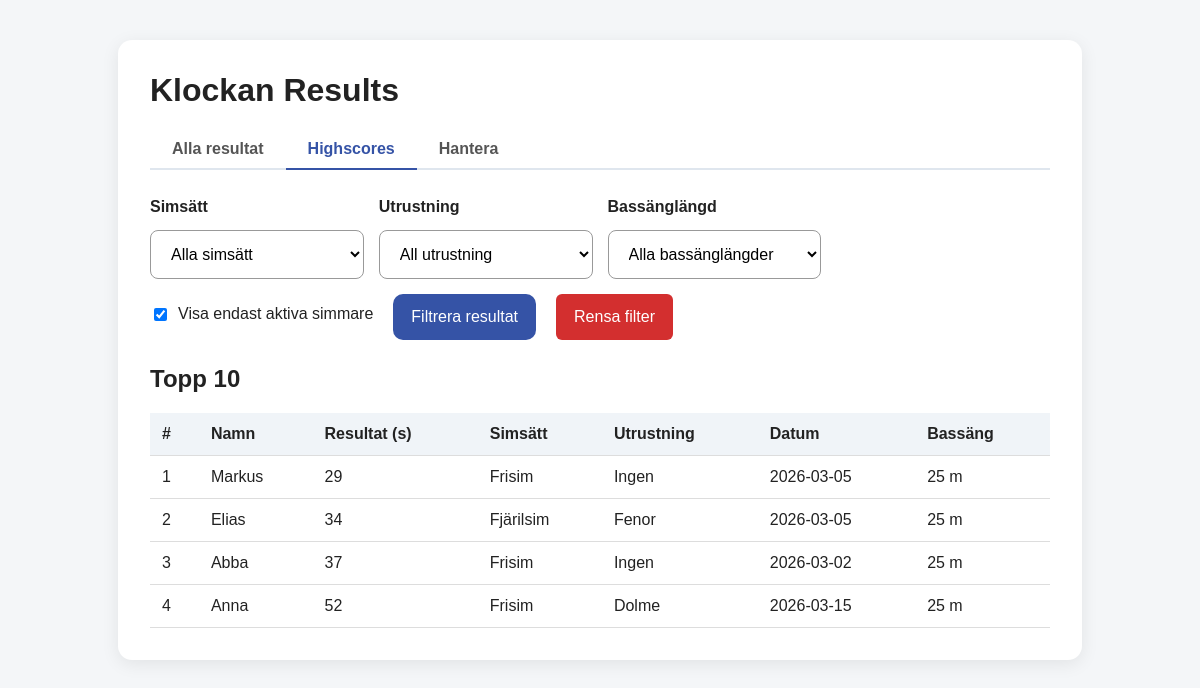
Screenshot of /highscores with the database file from the repository.
### models.py (models this page shows, shortened)
class KlockanResult(db.Model):
    id = db.Column(db.Integer, primary_key=True)
    session_id = db.Column(db.Integer, db.ForeignKey("klockan_session.id"), nullable=False)
    round_number = db.Column(db.Integer, nullable=False)
    swimmer_id = db.Column(db.Integer, db.ForeignKey("swimmer.id"), nullable=False)
    stroke = db.Column(db.String(50), nullable=False)
    equipment = db.Column(db.String(50), nullable=False)
    failed_start_time = db.Column(db.Integer, nullable=False)
    __table_args__ = (
        db.UniqueConstraint("session_id", "round_number", "swimmer_id", name="unique_swimmer_per_round"),
    )

class Swimmer(db.Model):
    id = db.Column(db.Integer, primary_key=True)
    name = db.Column(db.String(100), unique=True, nullable=False)
    is_active = db.Column(db.Boolean, nullable=False, default=True)
    results = db.relationship("KlockanResult", backref="swimmer", lazy=True)

class KlockanSession(db.Model):
    id = db.Column(db.Integer, primary_key=True)
    date = db.Column(db.String(20), nullable=False)
    pool_length = db.Column(db.String(20), nullable=False)
    max_rounds = db.Column(db.Integer, nullable=False)
    results = db.relationship("KlockanResult", backref="session", lazy=True, cascade="all, delete-orphan")

### app.py (the view)
@app.route("/highscores")
def highscores():
    selected_stroke = request.args.get("stroke", "")
    selected_equipment = request.args.get("equipment", "")
    selected_pool_length = request.args.get("pool_length", "")
    filter_applied = request.args.get("filter_applied", "0") == "1"
    if filter_applied:
        show_only_active = request.args.get("show_only_active", "0") == "1"
    else:
        show_only_active = True
    results = KlockanResult.query.join(Swimmer).join(KlockanSession).all()
    filtered_results = list(results)
    if show_only_active:
        filtered_results = [r for r in filtered_results if r.swimmer.is_active]
    if selected_stroke:
        filtered_results = [r for r in filtered_results if r.stroke == selected_stroke]
    if selected_equipment:
        filtered_results = [r for r in filtered_results if r.equipment == selected_equipment]
    if selected_pool_length:
        filtered_results = [r for r in filtered_results if r.session.pool_length == selected_pool_length]
    best_by_swimmer = {}
    for result in filtered_results:
        sid = result.swimmer_id
        if sid not in best_by_swimmer or result.failed_start_time < best_by_swimmer[sid].failed_start_time:
            best_by_swimmer[sid] = result
    top_results = sorted(best_by_swimmer.values(), key=lambda x: x.failed_start_time)[:10]
    return render_template(
        "highscores.html",
        strokes=STROKES,
        equipment_options=EQUIPMENT_OPTIONS,
        pool_lengths=POOL_LENGTHS,
        stroke_labels=STROKE_LABELS,
        pool_length_labels=POOL_LENGTH_LABELS,
        top_results=top_results,
        selected_stroke=selected_stroke,
        selected_equipment=selected_equipment,
        selected_pool_length=selected_pool_length,
        show_only_active=show_only_active,
    )

### templates/highscores.html (shortened to what this page needs)
{% extends 'base.html' %}
{% block content %}
<form method="GET" class="filter-form">
    <div class="filter-dropdowns">
        <div class="form-group">
            <label for="stroke">Simsätt</label>
            <select name="stroke" id="stroke">
                <option value="">Alla simsätt</option>
            </select>
        </div>
        <div class="form-group">
            <label for="equipment">Utrustning</label>
            <select name="equipment" id="equipment">
                <option value="">All utrustning</option>
            </select>
        </div>
        <div class="form-group">
            <label for="pool_length">Bassänglängd</label>
            <select name="pool_length" id="pool_length">
                <option value="">Alla bassänglängder</option>
            </select>
        </div>
    </div>
    <div class="filter-actions">
        <label class="checkbox-label">
            <input type="checkbox" name="show_only_active" value="1"
                {% if show_only_active %}checked{% endif %}>
            Visa endast aktiva simmare
        </label>
        <button type="submit">Filtrera resultat</button>
        <a href="{{ url_for('highscores') }}" class="clear-button">Rensa filter</a>
    </div>
</form>
<h2>Topp 10</h2>
{% if top_results %}
    <div class="table-wrapper">
    <table>
        <thead>
            <tr>
                <th>#</th>
                <th>Namn</th>
                <th>Resultat (s)</th>
                <th>Simsätt</th>
                <th>Utrustning</th>
                <th>Datum</th>
                <th>Bassäng</th>
            </tr>
        </thead>
        <tbody>
            {% for result in top_results %}
            <tr>
                <td>{{ loop.index }}</td>
                <td>{{ result.swimmer.name }}</td>
                <td>{{ result.failed_start_time }}</td>
                <td>{{ stroke_labels.get(result.stroke, result.stroke) }}</td>
                <td>{{ result.equipment }}</td>
                <td>{{ result.session.date }}</td>
                <td>{{ pool_length_labels.get(result.session.pool_length, result.session.pool_length) }}</td>
            </tr>
            {% endfor %}
        </tbody>
    </table>
    </div>
{% else %}
    <p>Inga resultat matchar de valda filtren.</p>
{% endif %}
{% endblock %}

### templates/base.html (shortened to what this page needs)
<!DOCTYPE html>
<html lang="en">
<head>
    <link rel="stylesheet" href="{{ url_for('static', filename='style.css') }}">
</head>
<body>
    <div class="container">
        <h1>Klockan Results</h1>
        <nav class="tab-nav">
            <a href="{{ url_for('index') }}" class="tab-link {% if request.endpoint == 'index' %}tab-active{% endif %}">Alla resultat</a>
            <a href="{{ url_for('highscores') }}" class="tab-link {% if request.endpoint == 'highscores' %}tab-active{% endif %}">Highscores</a>
            <a href="{{ url_for('manage_hub') }}" class="tab-link {% if request.endpoint == 'manage_hub' %}tab-active{% endif %}">Hantera</a>
        </nav>
        {% block content %}{% endblock %}
    </div>
</body>
</html>

### static/style.css (style rules this page uses)
body { font-family: Arial, sans-serif; background: #f4f6f8; color: #222; margin: 0; padding: 0; -webkit-text-size-adjust: 100%; text-size-adjust: 100%; overflow-y: scroll; }
.container { max-width: 1000px; margin: 40px auto; background: white; padding: 30px; border-radius: 10px; box-shadow: 0 2px 10px rgba(0, 0, 0, 0.08); }
h1, h2 { margin-top: 0; }
.tab-nav { display: flex; border-bottom: 2px solid #dfe6ee; margin-bottom: 28px; gap: 0; }
.tab-link { padding: 10px 22px; text-decoration: none; color: #555; font-weight: bold; border-bottom: 2px solid transparent; margin-bottom: -2px; }
.tab-active { color: #3553a6; border-bottom: 2px solid #3553a6; }
.filter-form { margin: 25px 0; }
.filter-dropdowns { display: grid; grid-template-columns: repeat(4, 1fr); gap: 15px; margin-bottom: 15px; }
.filter-actions { display: flex; align-items: center; gap: 20px; }
.checkbox-label { font-weight: normal; display: flex; align-items: center; gap: 8px; cursor: pointer; }
.form-group { display: flex; flex-direction: column; }
label { margin-bottom: 6px; font-weight: bold; }
select, button { padding: 10px; font-size: 1rem; }
button { background: #0d47a1; color: white; border: none; border-radius: 6px; cursor: pointer; }
table { width: 100%; border-collapse: collapse; margin-top: 15px; }
th, td { padding: 12px; border-bottom: 1px solid #ddd; text-align: left; }
th { background: #f0f4f8; }
input, select, button { padding: 10px; font-size: 1rem; }
.container { max-width: 900px; margin: 40px auto; background: white; padding: 32px; border-radius: 14px; box-shadow: 0 4px 18px rgba(0, 0, 0, 0.08); }
.form-group { display: flex; flex-direction: column; gap: 8px; }
input, select { padding: 14px 16px; font-size: 1rem; border: 1px solid #999; border-radius: 8px; background: white; }
button { padding: 14px 18px; font-size: 1rem; border: none; border-radius: 10px; background: #3553a6; color: white; cursor: pointer; }
.clear-button { background: #d32f2f; color: white; border: none; border-radius: 6px; padding: 14px 18px; font-size: 1rem; cursor: pointer; text-decoration: none; display: inline-block; white-space: nowrap; }

### rows the page displays
KlockanResult: swimmer.name "Markus", failed_start_time "29", get "Frisim", equipment "Ingen", session "2026-03-05"
KlockanSession: get "25 m"
KlockanResult: swimmer.name "Elias", failed_start_time "34", get "Fjärilsim", equipment "Fenor", session "2026-03-05"
KlockanResult: swimmer.name "Abba", failed_start_time "37", get "Frisim", equipment "Ingen", session "2026-03-02"
KlockanSession: get "25 m"
KlockanResult: swimmer.name "Anna", failed_start_time "52", get "Frisim", equipment "Dolme", session "2026-03-15"
KlockanSession: get "25 m"
